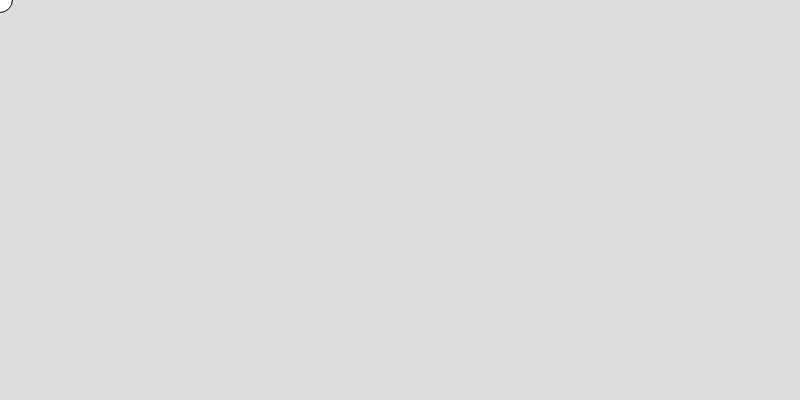
Frame 1 (no input)
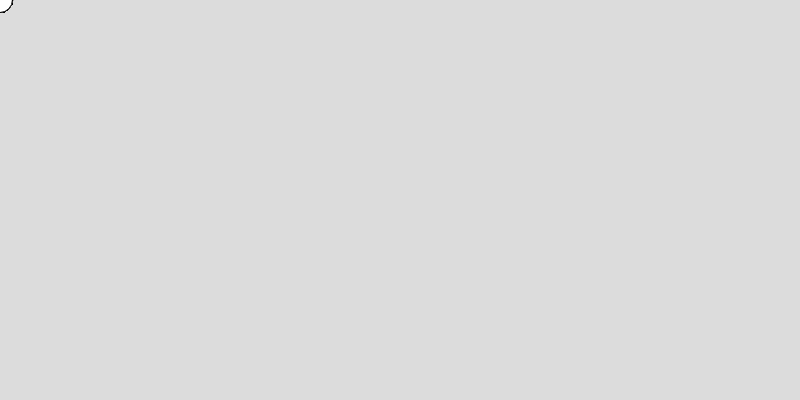
Frame 60 (no input)
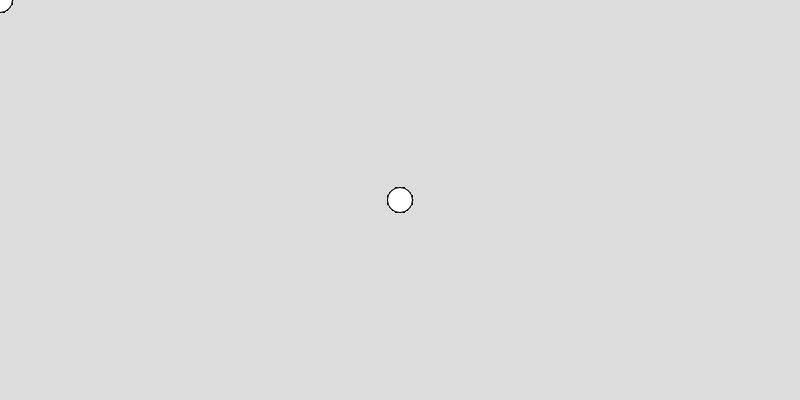
Frame 120 (the mouse pressed at the canvas centre since frame 60)

The p5.js sketch that drew these frames (run headless with seeded random() and noise() and a simulated clock; from frame 60 on, the mouse is pressed at the canvas centre):

// p5.js sketch
// ── sketch.js
function setup() {
  createCanvas(800, 400);
  background(220);
    var button = createButton('this color is red');
  button.mousePressed(mouseEvent);
  var button2 = createButton('This color is Blue');
  button2.mousePressed(mouseEvent2);
  var button3 = createButton('this color is white');
  button3.mousePressed(mouseEvent3);
  var button4 = createButton('earse drawing');
  button4.mousePressed(mouseEvent4);
    
}

function draw() {
 var x = mouseX;
  var y = mouseY; 
  ellipse (x ,y , 25, 25);
  
  
  
 
}
function mouseEvent() {
	
  fill(237, 34, 93 ,);
  noStroke();
  
    
}
function mouseEvent2(){
  fill(5, 153, 227 );
  noStroke();
}
function mouseEvent3(){
  fill(252 );
  noStroke();
}
function mouseEvent4(){
  fill(220 );
  noStroke();
}
